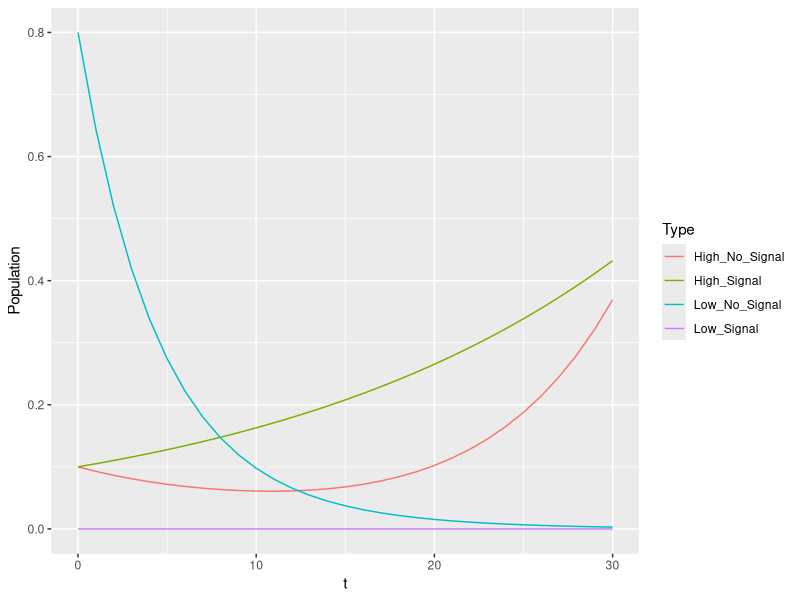
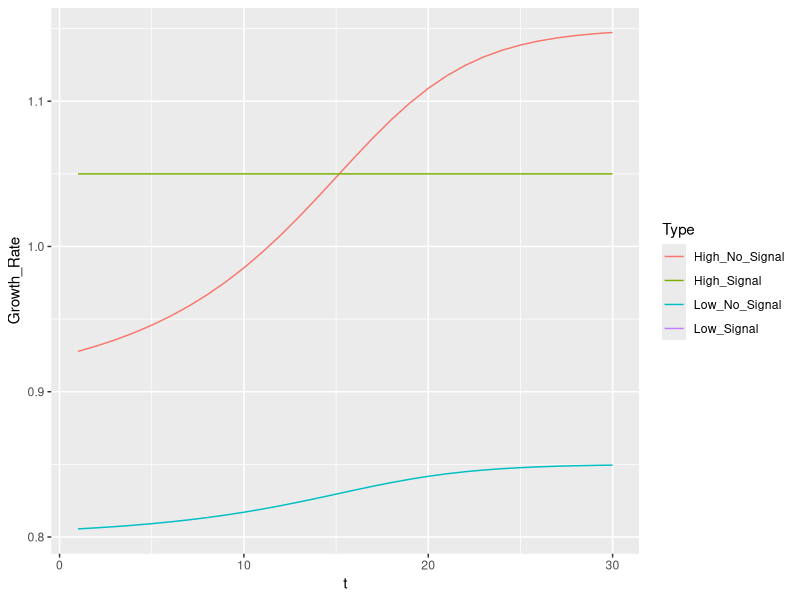
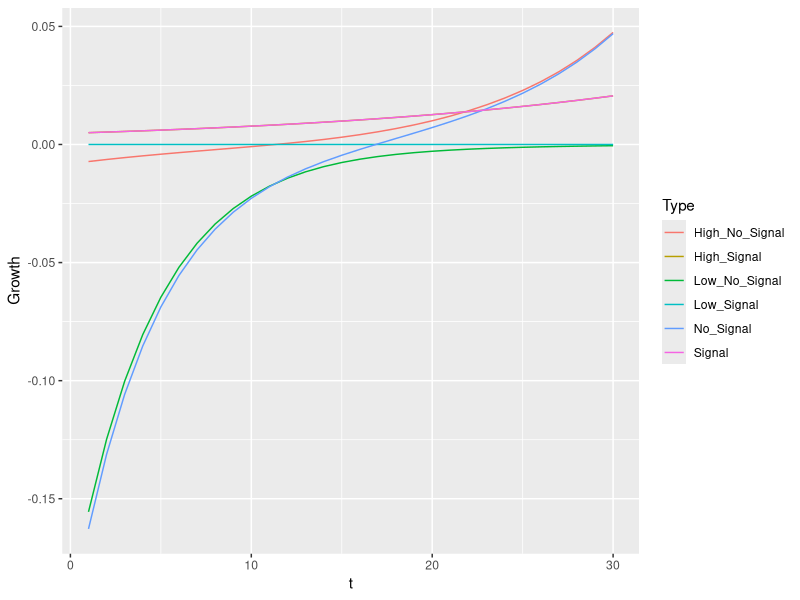
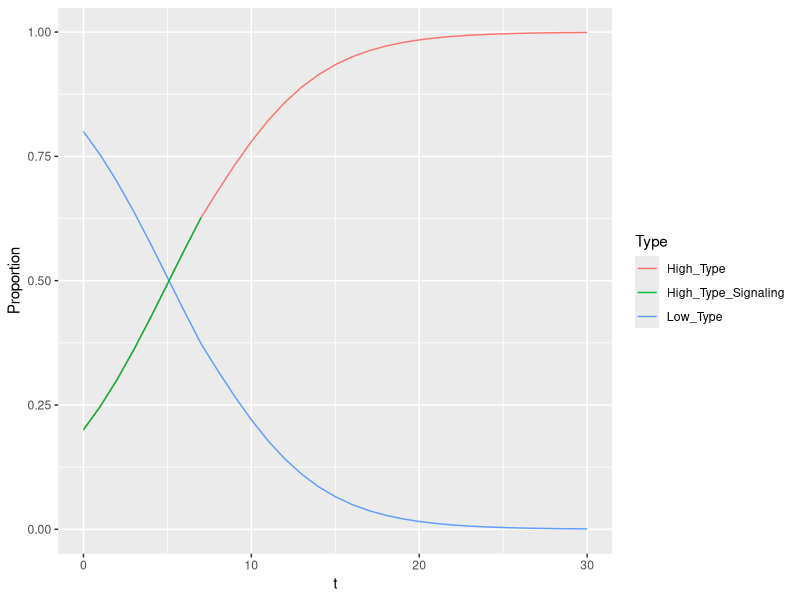
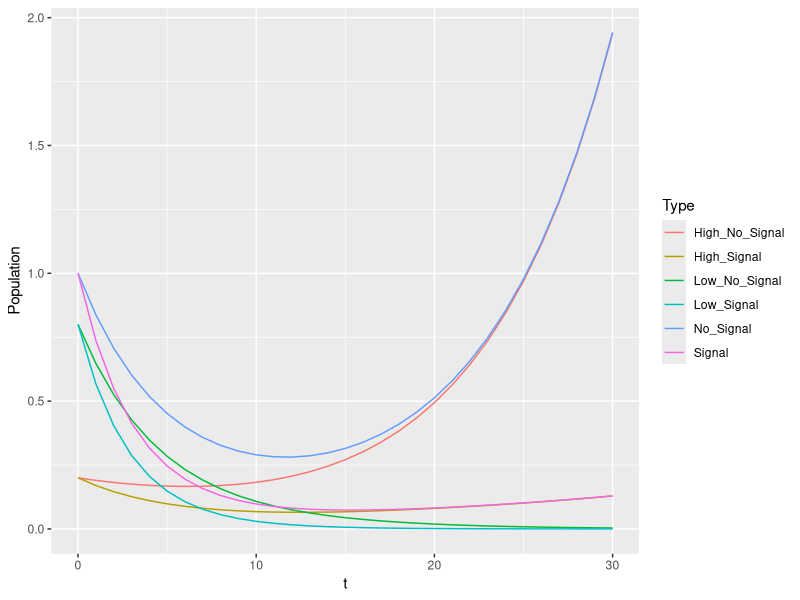
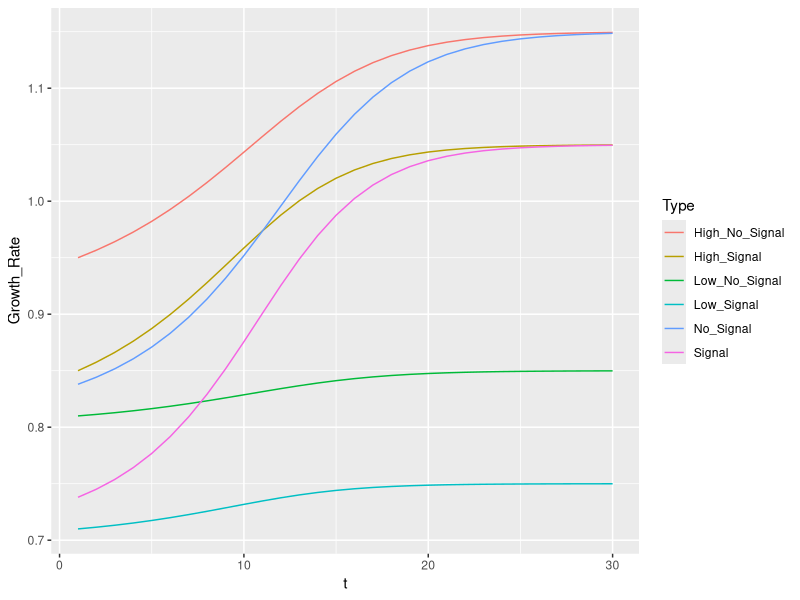
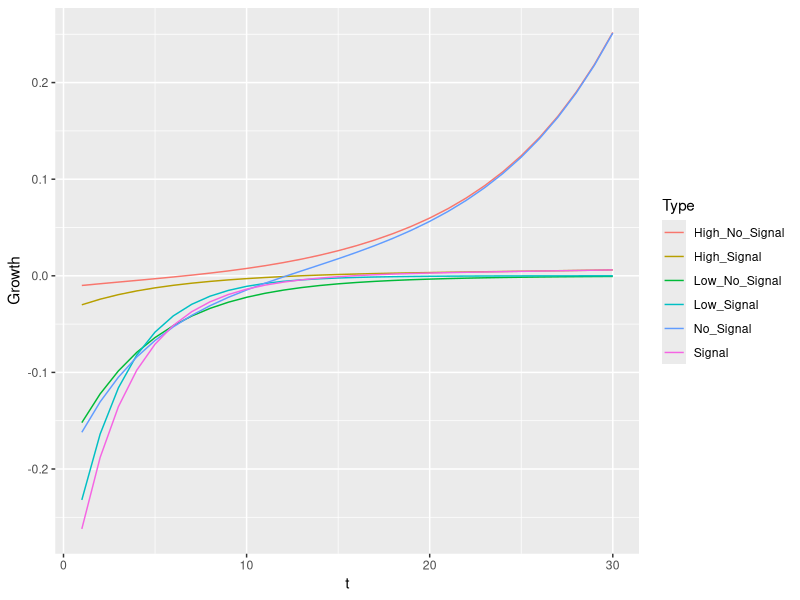
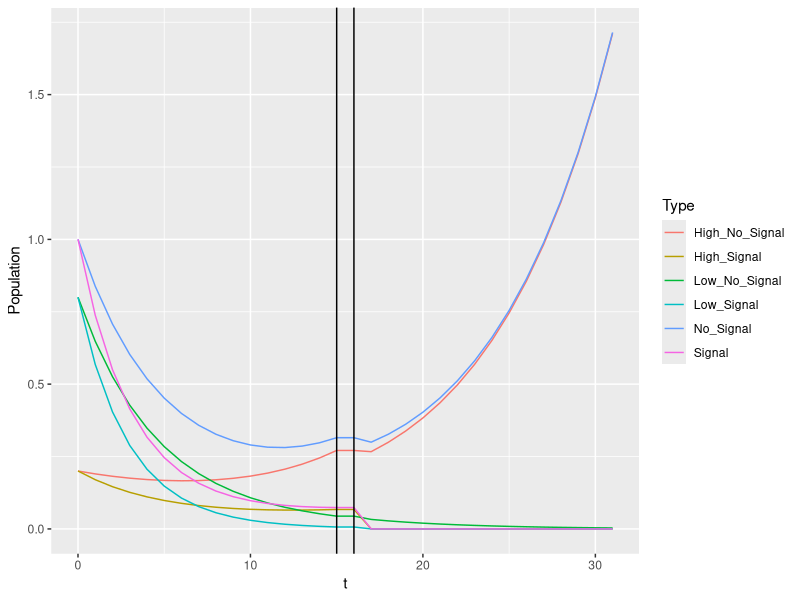

These charts were generated, in order, by the following R code:
library("tidyverse", "shiny", "stringr")

time = 30
vHH =1.15
vHL = .9
vLH = .85
vLL = .8
K = .1
ratio = .2
ratio_l = 0
ratio_h = .5
pop_grow = "Unbounded exponential growth"
#"Fixed population", "Unbounded exponential growth", "Logistic growth to capacity"
join_scenario = "Fight"
#"Fight", "Merge"
start = 5
beta = .2


evo = function(ratio, ratio_h, ratio_l, vHH, vHL, vLH, vLL, K, time, pop_grow){
  H_N = (1-ratio_h)*ratio
  H_S = ratio_h*ratio
  L_N = (1-ratio_l)*(1-ratio)
  L_S = ratio_l*(1-ratio)
  pop = data.frame(H_N,H_S,L_N,L_S)
  SHH = max(vHH - K, 0)
  SHL = max(vHL - K, 0)
  SLH = max(vLH - K, 0)
  SLL = max(vLL - K, 0)
  payoffs = data.frame(vHH,vHL,vLH,vLL,SHH,SHL,SLH,SLL)
  expected_payoffs = data.frame()
  for(i in 1:time){
    H_N = as.numeric(tail(pop,1)[1])
    H_S = as.numeric(tail(pop,1)[2])
    L_N = as.numeric(tail(pop,1)[3])
    L_S = as.numeric(tail(pop,1)[4])
    S_H = if(H_S+L_S>0){
      H_S/(H_S+L_S)} else {0}
    S_L = 1-S_H
    N_H = if(H_N+L_N>0){
      H_N/(H_N+L_N)} else {0}
    N_L = 1-N_H
    H_N_P = H_N*(N_H*as.numeric(payoffs[1])+N_L*as.numeric(payoffs[2]))
    H_S_P = H_S*(S_H*as.numeric(payoffs[5])+S_L*as.numeric(payoffs[6]))
    L_N_P = L_N*(N_H*as.numeric(payoffs[3])+N_L*as.numeric(payoffs[4]))
    L_S_P = L_S*(S_H*as.numeric(payoffs[7])+S_L*as.numeric(payoffs[8]))
    if (pop_grow == "Fixed population"){
      Total_P = H_N_P+H_S_P+L_N_P+L_S_P
      expected_payoffs1 = data.frame(High_No_Signal = H_N_P/(H_N*Total_P), High_Signal = H_S_P/(H_S*Total_P), Low_No_Signal = L_N_P/(L_N*Total_P), Low_Signal = L_S_P/(L_S*Total_P))
      H_N = H_N_P/Total_P
      H_S = H_S_P/Total_P
      L_N = L_N_P/Total_P
      L_S = L_S_P/Total_P
    }
    if (pop_grow == "Unbounded exponential growth") {
      expected_payoffs1 = data.frame(High_No_Signal = H_N_P/H_N, High_Signal = H_S_P/H_S, Low_No_Signal = L_N_P/L_N, Low_Signal = L_S_P/L_S)
      H_N = H_N_P
      H_S = H_S_P
      L_N = L_N_P
      L_S = L_S_P
    }
    pop1 = data.frame(H_N,H_S,L_N,L_S)
    pop = rbind(pop, pop1)
    expected_payoffs = rbind(expected_payoffs, expected_payoffs1)
  }
  
  growth = pop[2:(time+1),]-pop[1:time,]
  growth = growth %>%
    rename(High_No_Signal = H_N,
           High_Signal = H_S,
           Low_No_Signal = L_N,
           Low_Signal = L_S) %>%
    mutate(t = 1:time,
           Signal = High_Signal + Low_Signal,
           No_Signal = High_No_Signal + Low_No_Signal) %>%
    gather("No_Signal", "High_No_Signal", "Low_No_Signal", "Signal", "High_Signal", "Low_Signal", key = Type, value = "Growth")
  
  pop = pop %>%
    rename(High_No_Signal = H_N,
           High_Signal = H_S,
           Low_No_Signal = L_N,
           Low_Signal = L_S) %>%
    mutate(t = 0:time) %>%
    gather("High_No_Signal", "Low_No_Signal", "High_Signal", "Low_Signal", key = Type, value = "Population")
  
  expected_payoffs = expected_payoffs %>%
    mutate(t = 1:time) %>%
    gather("High_No_Signal", "Low_No_Signal", "High_Signal", "Low_Signal", key = Type, value = "Growth_Rate")
  list(pop, expected_payoffs, growth)
}

pop_evo = evo(ratio, ratio_h, ratio_l, vHH, vHL, vLH, vLL, K, time, pop_grow)[[1]]
rate_evo = evo(ratio, ratio_h, ratio_l, vHH, vHL, vLH, vLL, K, time, pop_grow)[[2]]
grow_evo = evo(ratio, ratio_h, ratio_l, vHH, vHL, vLH, vLL, K, time, pop_grow)[[3]]



ggplot(data = pop_evo, aes(x = t, y = Population, color = Type)) +
  geom_line()

ggplot(data = rate_evo, aes(x = t, y = Growth_Rate, color = Type)) +
  geom_line()

ggplot(data = grow_evo, aes(x = t, y = Growth, color = Type)) +
  geom_line()

evo_elect = function(ratio, vHH, vHL, vLH, vLL, K, time){
  SHH = max(vHH - K, 0)
  SHL = max(vHL - K, 0)
  SLH = max(vLH - K, 0)
  SLL = max(vLL - K, 0)
  payoffs = data.frame(vHH,vHL,vLH,vLL,SHH,SHL,SLH,SLL)
  H = ratio
  L = 1-ratio
  vH = H*vHH+L*vHL
  if(SHH>vH){
    S = 1
  } else {
    S = 0
  }
  pop = data.frame(H,L,S)
  for(i in 1:time){
    H = as.numeric(tail(pop,1)[1])
    L = as.numeric(tail(pop,1)[2])
    vH = H*as.numeric(payoffs[1])+L*as.numeric(payoffs[2])
    if(SHH>vH){
      S = 1
      H_P = H*SHH
    } else {
      S = 0
      H_P = H*vH
    }
    L_P = L*((1-S)*(H*vLH+L*vLL)+S*vLL)
    Total_P = H_P+L_P
    H = H_P/Total_P
    L = L_P/Total_P
    pop1 = data.frame(H,L,S)
    pop = rbind(pop, pop1)
  }
  pop = pop %>%
    rename(High_Type = H,
           Low_Type = L,
           Signal = S) %>%
    mutate(t = 0:time) %>%
    gather("High_Type", "Low_Type", key = Type, value = Proportion)
  pop$Signal[pop$Type=="Low_Type"]=0
  pop$Signal = as.factor(pop$Signal)
  pop
}

pop_evo_elect = evo_elect(ratio, vHH, vHL, vLH, vLL, K, time)

pop_evo_electS = pop_evo_elect %>%
  filter(Signal == 1)
pop_evo_electS$Type = "High_Type_Signaling"

ggplot(data = pop_evo_elect, aes(x = t, y = Proportion, color = Type)) +
  geom_line()+
  geom_line(data = pop_evo_electS, aes(x = t, y = Proportion, color = Type))

evo_apart = function(ratio, vHH, vHL, vLH, vLL, K, time, pop_grow){
  H_N = ratio
  H_S = ratio
  L_N = 1-ratio
  L_S = 1-ratio
  pop = data.frame(H_N,H_S,L_N,L_S)
  SHH = max(vHH - K, 0)
  SHL = max(vHL - K, 0)
  SLH = max(vLH - K, 0)
  SLL = max(vLL - K, 0)
  payoffs = data.frame(vHH,vHL,vLH,vLL,SHH,SHL,SLH,SLL)
  expected_payoffs = data.frame()
  group_payoffs = data.frame()
  for(i in 1:time){
    H_N = as.numeric(tail(pop,1)[1])
    H_S = as.numeric(tail(pop,1)[2])
    L_N = as.numeric(tail(pop,1)[3])
    L_S = as.numeric(tail(pop,1)[4])
    S_H = if(H_S+L_S>0){
      H_S/(H_S+L_S)} else {0}
    S_L = 1-S_H
    N_H = if(H_N+L_N>0){
      H_N/(H_N+L_N)} else {0}
    N_L = 1-N_H
    H_N_P = H_N*(N_H*as.numeric(payoffs[1])+N_L*as.numeric(payoffs[2]))
    H_S_P = H_S*(S_H*as.numeric(payoffs[5])+S_L*as.numeric(payoffs[6]))
    L_N_P = L_N*(N_H*as.numeric(payoffs[3])+N_L*as.numeric(payoffs[4]))
    L_S_P = L_S*(S_H*as.numeric(payoffs[7])+S_L*as.numeric(payoffs[8]))
    if (pop_grow == "Fixed population"){
      Total_N_P = H_N_P+L_N_P
      Total_S_P = H_S_P+L_S_P
      expected_payoffs1 = data.frame(High_No_Signal = H_N_P/(H_N*Total_N_P), High_Signal = H_S_P/(H_S*Total_S_P), Low_No_Signal = L_N_P/(L_N*Total_N_P), Low_Signal = L_S_P/(L_S*Total_S_P))
      H_N = H_N_P/Total_N_P
      H_S = H_S_P/Total_S_P
      L_N = L_N_P/Total_N_P
      L_S = L_S_P/Total_S_P
    }
    if (pop_grow == "Unbounded exponential growth") {
      expected_payoffs1 = data.frame(High_No_Signal = H_N_P/H_N, High_Signal = H_S_P/H_S, Low_No_Signal = L_N_P/L_N, Low_Signal = L_S_P/L_S)
      H_N = H_N_P
      H_S = H_S_P
      L_N = L_N_P
      L_S = L_S_P
    }
    pop1 = data.frame(H_N,H_S,L_N,L_S)
    pop = rbind(pop, pop1)
    group_payoffs1 = data.frame(No_Signal = expected_payoffs1[[1]]*N_H + expected_payoffs1[[3]]*N_L, Signal = expected_payoffs1[[2]]*S_H + expected_payoffs1[[4]]*S_L)
    group_payoffs = rbind(group_payoffs, group_payoffs1)
    expected_payoffs = rbind(expected_payoffs, expected_payoffs1)
  }
  growth = pop[2:(time+1),]-pop[1:time,]
  growth = growth %>%
    rename(High_No_Signal = H_N,
           High_Signal = H_S,
           Low_No_Signal = L_N,
           Low_Signal = L_S) %>%
    mutate(t = 1:time,
           Signal = High_Signal + Low_Signal,
           No_Signal = High_No_Signal + Low_No_Signal) %>%
    gather("No_Signal", "High_No_Signal", "Low_No_Signal", "Signal", "High_Signal", "Low_Signal", key = Type, value = "Growth")
  
  pop = pop %>%
    rename(High_No_Signal = H_N,
           High_Signal = H_S,
           Low_No_Signal = L_N,
           Low_Signal = L_S) %>%
    mutate(t = 0:time,
           Signal = High_Signal + Low_Signal,
           No_Signal = High_No_Signal + Low_No_Signal) %>%
    gather("No_Signal", "High_No_Signal", "Low_No_Signal", "Signal", "High_Signal", "Low_Signal", key = Type, value = "Population")
  
  expected_payoffs = cbind(expected_payoffs,group_payoffs)
  expected_payoffs = expected_payoffs %>%
    mutate(t = 1:time) %>%
    gather("No_Signal", "High_No_Signal", "Low_No_Signal", "Signal", "High_Signal", "Low_Signal", key = Type, value = "Growth_Rate")
  list(pop, expected_payoffs, growth)
}

pop_evo_A = evo_apart(ratio, vHH, vHL, vLH, vLL, K, time, pop_grow)[[1]]
rate_evo_A = evo_apart(ratio, vHH, vHL, vLH, vLL, K, time, pop_grow)[[2]]
grow_evo_A = evo_apart(ratio, vHH, vHL, vLH, vLL, K, time, pop_grow)[[3]]

ggplot(data = pop_evo_A, aes(x = t, y = Population, color = Type)) +
  geom_line()

ggplot(data = rate_evo_A, aes(x = t, y = Growth_Rate, color = Type))+
  geom_line()

ggplot(data = grow_evo_A, aes(x = t, y = Growth, color = Type))+
  geom_line()

evo_join = function(ratio, vHH, vHL, vLH, vLL, K, time, pop_grow, join_scenario){
  H_N = ratio
  H_S = ratio
  L_N = 1-ratio
  L_S = 1-ratio
  pop = data.frame(H_N,H_S,L_N,L_S)
  SHH = max(vHH - K, 0)
  SHL = max(vHL - K, 0)
  SLH = max(vLH - K, 0)
  SLL = max(vLL - K, 0)
  payoffs = data.frame(vHH,vHL,vLH,vLL,SHH,SHL,SLH,SLL)
  expected_payoffs = data.frame()
  group_payoffs = data.frame()
  for(i in 1:ceiling(time/2)){
    H_N = as.numeric(tail(pop,1)[1])
    H_S = as.numeric(tail(pop,1)[2])
    L_N = as.numeric(tail(pop,1)[3])
    L_S = as.numeric(tail(pop,1)[4])
    S_H = if(H_S+L_S>0){
      H_S/(H_S+L_S)} else {0}
    S_L = 1-S_H
    N_H = if(H_N+L_N>0){
      H_N/(H_N+L_N)} else {0}
    N_L = 1-N_H
    H_N_P = H_N*(N_H*as.numeric(payoffs[1])+N_L*as.numeric(payoffs[2]))
    H_S_P = H_S*(S_H*as.numeric(payoffs[5])+S_L*as.numeric(payoffs[6]))
    L_N_P = L_N*(N_H*as.numeric(payoffs[3])+N_L*as.numeric(payoffs[4]))
    L_S_P = L_S*(S_H*as.numeric(payoffs[7])+S_L*as.numeric(payoffs[8]))
    if (pop_grow == "Fixed population"){
      Total_N_P = H_N_P+L_N_P
      Total_S_P = H_S_P+L_S_P
      expected_payoffs1 = data.frame(High_No_Signal = H_N_P/(H_N*Total_N_P), High_Signal = H_S_P/(H_S*Total_S_P), Low_No_Signal = L_N_P/(L_N*Total_N_P), Low_Signal = L_S_P/(L_S*Total_S_P))
      H_N = H_N_P/Total_N_P
      H_S = H_S_P/Total_S_P
      L_N = L_N_P/Total_N_P
      L_S = L_S_P/Total_S_P
    }
    if (pop_grow == "Unbounded exponential growth") {
      expected_payoffs1 = data.frame(High_No_Signal = H_N_P/H_N, High_Signal = H_S_P/H_S, Low_No_Signal = L_N_P/L_N, Low_Signal = L_S_P/L_S)
      H_N = H_N_P
      H_S = H_S_P
      L_N = L_N_P
      L_S = L_S_P
    }
    pop1 = data.frame(H_N,H_S,L_N,L_S)
    pop = rbind(pop, pop1)
    group_payoffs1 = data.frame(No_Signal = expected_payoffs1[[1]]*N_H + expected_payoffs1[[3]]*N_L, Signal = expected_payoffs1[[2]]*S_H + expected_payoffs1[[4]]*S_L)
    group_payoffs = rbind(group_payoffs, group_payoffs1)
    expected_payoffs = rbind(expected_payoffs, expected_payoffs1)
  }
  if (join_scenario == "Merge"){
    if (pop_grow == "Fixed population"){
      pop1 = pop1/2
      pop = rbind(pop,pop1)
      group_payoffs1 = group_payoffs1/2
      group_payoffs = rbind(group_payoffs, group_payoffs1)
      expected_payoffs1 = expected_payoffs1/2
      expected_payoffs = rbind(expected_payoffs, expected_payoffs1)
      for(i in (ceiling(time/2)+1):time){
        H_N = as.numeric(tail(pop,1)[1])
        H_S = as.numeric(tail(pop,1)[2])
        L_N = as.numeric(tail(pop,1)[3])
        L_S = as.numeric(tail(pop,1)[4])
        S_H = if(H_S+L_S>0){
          H_S/(H_S+L_S)} else {0}
        S_L = 1-S_H
        N_H = if(H_N+L_N>0){
          H_N/(H_N+L_N)} else {0}
        N_L = 1-N_H
        H_N_P = H_N*(N_H*as.numeric(payoffs[1])+N_L*as.numeric(payoffs[2]))
        H_S_P = H_S*(S_H*as.numeric(payoffs[5])+S_L*as.numeric(payoffs[6]))
        L_N_P = L_N*(N_H*as.numeric(payoffs[3])+N_L*as.numeric(payoffs[4]))
        L_S_P = L_S*(S_H*as.numeric(payoffs[7])+S_L*as.numeric(payoffs[8]))
        Total_P = H_N_P+L_N_P+H_S_P+L_S_P
        expected_payoffs1 = data.frame(High_No_Signal = H_N_P/(H_N*Total_P), High_Signal = H_S_P/(H_S*Total_P), Low_No_Signal = L_N_P/(L_N*Total_P), Low_Signal = L_S_P/(L_S*Total_P))
        H_N = H_N_P/Total_P
        H_S = H_S_P/Total_P
        L_N = L_N_P/Total_P
        L_S = L_S_P/Total_P
        pop1 = data.frame(H_N,H_S,L_N,L_S)
        pop = rbind(pop, pop1)
        group_payoffs1 = data.frame(No_Signal = expected_payoffs1[[1]]*N_H + expected_payoffs1[[3]]*N_L, Signal = expected_payoffs1[[2]]*S_H + expected_payoffs1[[4]]*S_L)
        group_payoffs = rbind(group_payoffs, group_payoffs1)
        expected_payoffs = rbind(expected_payoffs, expected_payoffs1)
      }
    }
    if (pop_grow == "Unbounded exponential growth"){
      pop = rbind(pop,pop1)
      group_payoffs = rbind(group_payoffs, group_payoffs1)
      expected_payoffs = rbind(expected_payoffs, expected_payoffs1)
      for(i in (ceiling(time/2)+1):time){
        H_N = as.numeric(tail(pop,1)[1])
        H_S = as.numeric(tail(pop,1)[2])
        L_N = as.numeric(tail(pop,1)[3])
        L_S = as.numeric(tail(pop,1)[4])
        S_H = if(H_S+L_S>0){
          H_S/(H_S+L_S)} else {0}
        S_L = 1-S_H
        N_H = if(H_N+L_N>0){
          H_N/(H_N+L_N)} else {0}
        N_L = 1-N_H
        H_N_P = H_N*(N_H*as.numeric(payoffs[1])+N_L*as.numeric(payoffs[2]))
        H_S_P = H_S*(S_H*as.numeric(payoffs[5])+S_L*as.numeric(payoffs[6]))
        L_N_P = L_N*(N_H*as.numeric(payoffs[3])+N_L*as.numeric(payoffs[4]))
        L_S_P = L_S*(S_H*as.numeric(payoffs[7])+S_L*as.numeric(payoffs[8]))
        expected_payoffs1 = data.frame(High_No_Signal = H_N_P/H_N, High_Signal = H_S_P/H_S, Low_No_Signal = L_N_P/L_N, Low_Signal = L_S_P/L_S)
        H_N = H_N_P
        H_S = H_S_P
        L_N = L_N_P
        L_S = L_S_P
        pop1 = data.frame(H_N,H_S,L_N,L_S)
        pop = rbind(pop, pop1)
        group_payoffs1 = data.frame(No_Signal = expected_payoffs1[[1]]*N_H + expected_payoffs1[[3]]*N_L, Signal = expected_payoffs1[[2]]*S_H + expected_payoffs1[[4]]*S_L)
        group_payoffs = rbind(group_payoffs, group_payoffs1)
        expected_payoffs = rbind(expected_payoffs, expected_payoffs1)
      }
    }
  }
  if (join_scenario == "Fight"){
    if (pop_grow == "Fixed population"){
      pop1 = pop1/2
      pop = rbind(pop,pop1)
      group_payoffs1 = group_payoffs1/2
      group_payoffs = rbind(group_payoffs, group_payoffs1)
      expected_payoffs1 = expected_payoffs1/2
      expected_payoffs = rbind(expected_payoffs, expected_payoffs1)
      for(i in (ceiling(time/2)+1):time){
        H_N = as.numeric(tail(pop,1)[1])
        H_S = as.numeric(tail(pop,1)[2])
        L_N = as.numeric(tail(pop,1)[3])
        L_S = as.numeric(tail(pop,1)[4])
        #Fight where each kills .5 of other group
        S_D = (H_S+L_S)*.5
        N_D = (H_N+L_N)*.5
        S_H = if(H_S+L_S>0){
          H_S/(H_S+L_S)} else {0}
        S_L = 1-S_H
        N_H = if(H_N+L_N>0){
          H_N/(H_N+L_N)} else {0}
        N_L = 1-N_H
        H_N = max(H_N-S_D*N_H,0)
        H_S = max(H_S-N_D*S_H,0)
        L_N = max(L_N-S_D*N_L,0)
        L_S = max(L_S-N_D*S_L,0)
        #Reproduce
        S_H = if(H_S+L_S>0){
          H_S/(H_S+L_S)} else {0}
        S_L = 1-S_H
        N_H = if(H_N+L_N>0){
          H_N/(H_N+L_N)} else {0}
        N_L = 1-N_H
        H_N_P = H_N*(N_H*as.numeric(payoffs[1])+N_L*as.numeric(payoffs[2]))
        H_S_P = H_S*(S_H*as.numeric(payoffs[5])+S_L*as.numeric(payoffs[6]))
        L_N_P = L_N*(N_H*as.numeric(payoffs[3])+N_L*as.numeric(payoffs[4]))
        L_S_P = L_S*(S_H*as.numeric(payoffs[7])+S_L*as.numeric(payoffs[8]))
        Total_P = H_N_P+L_N_P+H_S_P+L_S_P
        expected_payoffs1 = data.frame(High_No_Signal = H_N_P/(H_N*Total_P), High_Signal = H_S_P/(H_S*Total_P), Low_No_Signal = L_N_P/(L_N*Total_P), Low_Signal = L_S_P/(L_S*Total_P))
        H_N = H_N_P/Total_P
        H_S = H_S_P/Total_P
        L_N = L_N_P/Total_P
        L_S = L_S_P/Total_P
        pop1 = data.frame(H_N,H_S,L_N,L_S)
        pop = rbind(pop, pop1)
        group_payoffs1 = data.frame(No_Signal = expected_payoffs1[[1]]*N_H + expected_payoffs1[[3]]*N_L, Signal = expected_payoffs1[[2]]*S_H + expected_payoffs1[[4]]*S_L)
        group_payoffs = rbind(group_payoffs, group_payoffs1)
        expected_payoffs = rbind(expected_payoffs, expected_payoffs1)
      }
    }
    if (pop_grow == "Unbounded exponential growth"){
      pop = rbind(pop,pop1)
      group_payoffs = rbind(group_payoffs, group_payoffs1)
      expected_payoffs = rbind(expected_payoffs, expected_payoffs1)
      for(i in (ceiling(time/2)+1):time){
        H_N = as.numeric(tail(pop,1)[1])
        H_S = as.numeric(tail(pop,1)[2])
        L_N = as.numeric(tail(pop,1)[3])
        L_S = as.numeric(tail(pop,1)[4])
        #Fight where each kills .5 of other group
        S_D = (H_S+L_S)*.5
        N_D = (H_N+L_N)*.5
        S_H = if(H_S+L_S>0){
          H_S/(H_S+L_S)} else {0}
        S_L = 1-S_H
        N_H = if(H_N+L_N>0){
          H_N/(H_N+L_N)} else {0}
        N_L = 1-N_H
        H_N = max(H_N-S_D*N_H,0)
        H_S = max(H_S-N_D*S_H,0)
        L_N = max(L_N-S_D*N_L,0)
        L_S = max(L_S-N_D*S_L,0)
        #Reproduce
        S_H = if(H_S+L_S>0){
          H_S/(H_S+L_S)} else {0}
        S_L = 1-S_H
        N_H = if(H_N+L_N>0){
          H_N/(H_N+L_N)} else {0}
        N_L = 1-N_H
        H_N_P = H_N*(N_H*as.numeric(payoffs[1])+N_L*as.numeric(payoffs[2]))
        H_S_P = H_S*(S_H*as.numeric(payoffs[5])+S_L*as.numeric(payoffs[6]))
        L_N_P = L_N*(N_H*as.numeric(payoffs[3])+N_L*as.numeric(payoffs[4]))
        L_S_P = L_S*(S_H*as.numeric(payoffs[7])+S_L*as.numeric(payoffs[8]))
        expected_payoffs1 = data.frame(High_No_Signal = H_N_P/H_N, High_Signal = H_S_P/H_S, Low_No_Signal = L_N_P/L_N, Low_Signal = L_S_P/L_S)
        H_N = H_N_P
        H_S = H_S_P
        L_N = L_N_P
        L_S = L_S_P
        pop1 = data.frame(H_N,H_S,L_N,L_S)
        pop = rbind(pop, pop1)
        group_payoffs1 = data.frame(No_Signal = expected_payoffs1[[1]]*N_H + expected_payoffs1[[3]]*N_L, Signal = expected_payoffs1[[2]]*S_H + expected_payoffs1[[4]]*S_L)
        group_payoffs = rbind(group_payoffs, group_payoffs1)
        expected_payoffs = rbind(expected_payoffs, expected_payoffs1)
      }
    }
  }
  growth = pop[2:(time+2),]-pop[1:(time+1),]
  growth[ceiling(time/2)+1,]=NA
  growth = growth %>%
    rename(High_No_Signal = H_N,
           High_Signal = H_S,
           Low_No_Signal = L_N,
           Low_Signal = L_S) %>%
    mutate(t = 1:(time+1),
           Signal = High_Signal + Low_Signal,
           No_Signal = High_No_Signal + Low_No_Signal) %>%
    gather("No_Signal", "High_No_Signal", "Low_No_Signal", "Signal", "High_Signal", "Low_Signal", key = Type, value = "Growth")
  
  pop = pop %>%
    rename(High_No_Signal = H_N,
           High_Signal = H_S,
           Low_No_Signal = L_N,
           Low_Signal = L_S) %>%
    mutate(t = 0:(time+1),
           Signal = High_Signal + Low_Signal,
           No_Signal = High_No_Signal + Low_No_Signal) %>%
    gather("No_Signal", "High_No_Signal", "Low_No_Signal", "Signal", "High_Signal", "Low_Signal", key = Type, value = "Population")
  
  expected_payoffs = cbind(expected_payoffs,group_payoffs)
  expected_payoffs[ceiling(time/2)+1,]=NA
  expected_payoffs = expected_payoffs %>%
    mutate(t = 1:(time+1)) %>%
    gather("No_Signal", "High_No_Signal", "Low_No_Signal", "Signal", "High_Signal", "Low_Signal", key = Type, value = "Growth_Rate")
  list(pop, expected_payoffs, growth)
}

test=evo_join(ratio, vHH, vHL, vLH, vLL, K, time, pop_grow, join_scenario)


ggplot(data = test[[1]], aes(x = t, y = Population, color = Type)) +
  geom_line()+
  geom_vline(xintercept = ceiling(time/2))+
  geom_vline(xintercept = ceiling(time/2)+1)

ggplot(data = test[[2]], aes(x = t, y = Growth_Rate, color = Type)) +
  geom_line()+
  geom_vline(xintercept = ceiling(time/2))+
  geom_vline(xintercept = ceiling(time/2)+2)

ggplot(data = test[[3]], aes(x = t, y = Growth, color = Type)) +
  geom_line()+
  geom_vline(xintercept = ceiling(time/2))+
  geom_vline(xintercept = ceiling(time/2)+2)

evo_apart_high = function(ratio, vHH, vHL, vLH, vLL, K, time, pop_grow){
  H_N = ratio
  H_S = ratio
  L_N = 1-ratio
  L_S = 1-ratio
  pop = data.frame(H_N,H_S,L_N,L_S)
  SHH = max(vHH - K, 0)
  SHL = max(vHL - K, 0)
  SLH = max(vLH - K, 0)
  SLL = max(vLL - K, 0)
  payoffs = data.frame(vHH,vHL,vLH,vLL,SHH,SHL,SLH,SLL)
  expected_payoffs = data.frame()
  group_payoffs = data.frame()
  for(i in 1:time){
    H_N = as.numeric(tail(pop,1)[1])
    H_S = as.numeric(tail(pop,1)[2])
    L_N = as.numeric(tail(pop,1)[3])
    L_S = as.numeric(tail(pop,1)[4])
    S_H = if(H_S+L_S>0){
      H_S/(H_S+L_S)} else {0}
    S_L = 1-S_H
    N_H = if(H_N+L_N>0){
      H_N/(H_N+L_N)} else {0}
    N_L = 1-N_H
    H_N_P = H_N*(N_H*as.numeric(payoffs[1])+N_L*as.numeric(payoffs[2]))
    H_S_P = SHH*H_S
    L_N_P = L_N*(N_H*as.numeric(payoffs[3])+N_L*as.numeric(payoffs[4]))
    L_S_P = vLL*L_S
    if (pop_grow == "Fixed population"){
      Total_N_P = H_N_P+L_N_P
      Total_S_P = H_S_P+L_S_P
      expected_payoffs1 = data.frame(High_No_Signal = H_N_P/(H_N*Total_N_P), High_Signal = H_S_P/(H_S*Total_S_P), Low_No_Signal = L_N_P/(L_N*Total_N_P), Low_Signal = L_S_P/(L_S*Total_S_P))
      H_N = H_N_P/Total_N_P
      H_S = H_S_P/Total_S_P
      L_N = L_N_P/Total_N_P
      L_S = L_S_P/Total_S_P
    }
    if (pop_grow == "Unbounded exponential growth") {
      expected_payoffs1 = data.frame(High_No_Signal = H_N_P/H_N, High_Signal = H_S_P/H_S, Low_No_Signal = L_N_P/L_N, Low_Signal = L_S_P/L_S)
      H_N = H_N_P
      H_S = H_S_P
      L_N = L_N_P
      L_S = L_S_P
    }
    pop1 = data.frame(H_N,H_S,L_N,L_S)
    pop = rbind(pop, pop1)
    group_payoffs1 = data.frame(No_Signal = expected_payoffs1[[1]]*N_H + expected_payoffs1[[3]]*N_L, Signal = expected_payoffs1[[2]]*S_H + expected_payoffs1[[4]]*S_L)
    group_payoffs = rbind(group_payoffs, group_payoffs1)
    expected_payoffs = rbind(expected_payoffs, expected_payoffs1)
  }
  growth = pop[2:(time+1),]-pop[1:time,]
  growth = growth %>%
    rename(High_No_Signal = H_N,
           High_Signal = H_S,
           Low_No_Signal = L_N,
           Low_Signal = L_S) %>%
    mutate(t = 1:time,
           Signal = High_Signal + Low_Signal,
           No_Signal = High_No_Signal + Low_No_Signal) %>%
    gather("No_Signal", "High_No_Signal", "Low_No_Signal", "Signal", "High_Signal", "Low_Signal", key = Type, value = "Growth")
  
  pop = pop %>%
    rename(High_No_Signal = H_N,
           High_Signal = H_S,
           Low_No_Signal = L_N,
           Low_Signal = L_S) %>%
    mutate(t = 0:time,
           Signal = High_Signal + Low_Signal,
           No_Signal = High_No_Signal + Low_No_Signal) %>%
    gather("No_Signal", "High_No_Signal", "Low_No_Signal", "Signal", "High_Signal", "Low_Signal", key = Type, value = "Population")
  
  expected_payoffs = cbind(expected_payoffs,group_payoffs)
  expected_payoffs = expected_payoffs %>%
    mutate(t = 1:time) %>%
    gather("No_Signal", "High_No_Signal", "Low_No_Signal", "Signal", "High_Signal", "Low_Signal", key = Type, value = "Growth_Rate")
  list(pop, expected_payoffs, growth)
}

pop_evo_A_H = evo_apart_high(ratio, vHH, vHL, vLH, vLL, K, time,pop_grow)[[1]]
rate_evo_A_H = evo_apart_high(ratio, vHH, vHL, vLH, vLL, K, time, pop_grow)[[2]]
grow_evo_A_H = evo_apart_high(ratio, vHH, vHL, vLH, vLL, K, time, pop_grow)[[3]]

ggplot(data = pop_evo_A_H, aes(x = t, y = Population, color = Type)) +
  geom_line()

ggplot(data = rate_evo_A_H, aes(x = t, y = Growth_Rate, color = Type))+
  geom_line()

ggplot(data = grow_evo_A_H, aes(x = t, y = Growth, color = Type))+
  geom_line()

evo_join_high = function(ratio, vHH, vHL, vLH, vLL, K, time, pop_grow, join_scenario, beta, start){
  H_N = ratio
  H_S = ratio
  L_N = 1-ratio
  L_S = 1-ratio
  pop = data.frame(H_N,H_S,L_N,L_S)
  SHH = max(vHH - K, 0)
  SHL = max(vHL - K, 0)
  SLH = max(vLH - K, 0)
  SLL = max(vLL - K, 0)
  payoffs = data.frame(vHH,vHL,vLH,vLL,SHH,SHL,SLH,SLL)
  expected_payoffs = data.frame()
  group_payoffs = data.frame()
  if (start != 1){
    for(i in 1:(start-1)){
      H_N = as.numeric(tail(pop,1)[1])
      H_S = as.numeric(tail(pop,1)[2])
      L_N = as.numeric(tail(pop,1)[3])
      L_S = as.numeric(tail(pop,1)[4])
      S_H = if(H_S+L_S>0){
        H_S/(H_S+L_S)} else {0}
      S_L = 1-S_H
      N_H = if(H_N+L_N>0){
        H_N/(H_N+L_N)} else {0}
      N_L = 1-N_H
      H_N_P = H_N*(N_H*as.numeric(payoffs[1])+N_L*as.numeric(payoffs[2]))
      H_S_P = SHH*H_S
      L_N_P = L_N*(N_H*as.numeric(payoffs[3])+N_L*as.numeric(payoffs[4]))
      L_S_P = vLL*L_S
      if (pop_grow == "Fixed population"){
        Total_N_P = H_N_P+L_N_P
        Total_S_P = H_S_P+L_S_P
        expected_payoffs1 = data.frame(High_No_Signal = H_N_P/(H_N*Total_N_P), High_Signal = H_S_P/(H_S*Total_S_P), Low_No_Signal = L_N_P/(L_N*Total_N_P), Low_Signal = L_S_P/(L_S*Total_S_P))
        H_N = H_N_P/Total_N_P
        H_S = H_S_P/Total_S_P
        L_N = L_N_P/Total_N_P
        L_S = L_S_P/Total_S_P
      }
      if (pop_grow == "Unbounded exponential growth") {
        expected_payoffs1 = data.frame(High_No_Signal = H_N_P/H_N, High_Signal = H_S_P/H_S, Low_No_Signal = L_N_P/L_N, Low_Signal = L_S_P/L_S)
        H_N = H_N_P
        H_S = H_S_P
        L_N = L_N_P
        L_S = L_S_P
      }
      pop1 = data.frame(H_N,H_S,L_N,L_S)
      pop = rbind(pop, pop1)
      group_payoffs1 = data.frame(No_Signal = expected_payoffs1[[1]]*N_H + expected_payoffs1[[3]]*N_L, Signal = expected_payoffs1[[2]]*S_H + expected_payoffs1[[4]]*S_L)
      group_payoffs = rbind(group_payoffs, group_payoffs1)
      expected_payoffs = rbind(expected_payoffs, expected_payoffs1)
    }
  }
  if (join_scenario == "Merge"){
    if (pop_grow == "Fixed population"){
      for(i in start:time){
        H_N = as.numeric(tail(pop,1)[1])
        H_S = as.numeric(tail(pop,1)[2])
        L_N = as.numeric(tail(pop,1)[3])
        L_S = as.numeric(tail(pop,1)[4])
        S_H = if(H_S+L_S>0){
          H_S/(H_S+L_S)} else {0}
        S_L = 1-S_H
        N_H = if(H_N+L_N>0){
          H_N/(H_N+L_N)} else {0}
        N_L = 1-N_H
        H_N_P = H_N*(N_H*as.numeric(payoffs[1])+N_L*as.numeric(payoffs[2]))
        H_S_P = H_S*SHH
        L_N_P = L_N*(N_H*as.numeric(payoffs[3])+N_L*as.numeric(payoffs[4]))
        L_S_P = L_S*vLL
        Total_P = H_N_P+L_N_P+H_S_P+L_S_P
        expected_payoffs1 = data.frame(High_No_Signal = H_N_P/(H_N*Total_P), High_Signal = H_S_P/(H_S*Total_P), Low_No_Signal = L_N_P/(L_N*Total_P), Low_Signal = L_S_P/(L_S*Total_P))
        H_N = H_N_P/Total_P
        H_S = H_S_P/Total_P
        L_N = L_N_P/Total_P
        L_S = L_S_P/Total_P
        pop1 = data.frame(H_N,H_S,L_N,L_S)
        pop = rbind(pop, pop1)
        group_payoffs1 = data.frame(No_Signal = expected_payoffs1[[1]]*N_H + expected_payoffs1[[3]]*N_L, Signal = expected_payoffs1[[2]]*S_H + expected_payoffs1[[4]]*S_L)
        group_payoffs = rbind(group_payoffs, group_payoffs1)
        expected_payoffs = rbind(expected_payoffs, expected_payoffs1)
      }
    }
    if (pop_grow == "Unbounded exponential growth"){
      for(i in start:time){
        H_N = as.numeric(tail(pop,1)[1])
        H_S = as.numeric(tail(pop,1)[2])
        L_N = as.numeric(tail(pop,1)[3])
        L_S = as.numeric(tail(pop,1)[4])
        S_H = if(H_S+L_S>0){
          H_S/(H_S+L_S)} else {0}
        S_L = 1-S_H
        N_H = if(H_N+L_N>0){
          H_N/(H_N+L_N)} else {0}
        N_L = 1-N_H
        H_N_P = H_N*(N_H*as.numeric(payoffs[1])+N_L*as.numeric(payoffs[2]))
        H_S_P = H_S*SHH
        L_N_P = L_N*(N_H*as.numeric(payoffs[3])+N_L*as.numeric(payoffs[4]))
        L_S_P = L_S*vLL
        expected_payoffs1 = data.frame(High_No_Signal = H_N_P/H_N, High_Signal = H_S_P/H_S, Low_No_Signal = L_N_P/L_N, Low_Signal = L_S_P/L_S)
        H_N = H_N_P
        H_S = H_S_P
        L_N = L_N_P
        L_S = L_S_P
        pop1 = data.frame(H_N,H_S,L_N,L_S)
        pop = rbind(pop, pop1)
        group_payoffs1 = data.frame(No_Signal = expected_payoffs1[[1]]*N_H + expected_payoffs1[[3]]*N_L, Signal = expected_payoffs1[[2]]*S_H + expected_payoffs1[[4]]*S_L)
        group_payoffs = rbind(group_payoffs, group_payoffs1)
        expected_payoffs = rbind(expected_payoffs, expected_payoffs1)
      }
    }
  }
  if (join_scenario == "Fight"){
    if (pop_grow == "Fixed population"){
      for(i in start:time){
        H_N = as.numeric(tail(pop,1)[1])
        H_S = as.numeric(tail(pop,1)[2])
        L_N = as.numeric(tail(pop,1)[3])
        L_S = as.numeric(tail(pop,1)[4])
        #Fight where each kills beta of other group
        S_D = (H_S+L_S)*beta
        N_D = (H_N+L_N)*beta
        S_H = if(H_S+L_S>0){
          H_S/(H_S+L_S)} else {0}
        S_L = 1-S_H
        N_H = if(H_N+L_N>0){
          H_N/(H_N+L_N)} else {0}
        N_L = 1-N_H
        H_N = max(H_N-S_D*N_H,0)
        H_S = max(H_S-N_D*S_H,0)
        L_N = max(L_N-S_D*N_L,0)
        L_S = max(L_S-N_D*S_L,0)
        #Reproduce
        S_H = if(H_S+L_S>0){
          H_S/(H_S+L_S)} else {0}
        S_L = 1-S_H
        N_H = if(H_N+L_N>0){
          H_N/(H_N+L_N)} else {0}
        N_L = 1-N_H
        H_N_P = H_N*(N_H*as.numeric(payoffs[1])+N_L*as.numeric(payoffs[2]))
        H_S_P = H_S*SHH
        L_N_P = L_N*(N_H*as.numeric(payoffs[3])+N_L*as.numeric(payoffs[4]))
        L_S_P = L_S*vLL
        Total_P = H_N_P+L_N_P+H_S_P+L_S_P
        expected_payoffs1 = data.frame(High_No_Signal = H_N_P/(H_N*Total_P), High_Signal = H_S_P/(H_S*Total_P), Low_No_Signal = L_N_P/(L_N*Total_P), Low_Signal = L_S_P/(L_S*Total_P))
        H_N = H_N_P/Total_P
        H_S = H_S_P/Total_P
        L_N = L_N_P/Total_P
        L_S = L_S_P/Total_P
        pop1 = data.frame(H_N,H_S,L_N,L_S)
        pop = rbind(pop, pop1)
        group_payoffs1 = data.frame(No_Signal = expected_payoffs1[[1]]*N_H + expected_payoffs1[[3]]*N_L, Signal = expected_payoffs1[[2]]*S_H + expected_payoffs1[[4]]*S_L)
        group_payoffs = rbind(group_payoffs, group_payoffs1)
        expected_payoffs = rbind(expected_payoffs, expected_payoffs1)
      }
    }
    if (pop_grow == "Unbounded exponential growth"){
      for(i in start:time){
        H_N = as.numeric(tail(pop,1)[1])
        H_S = as.numeric(tail(pop,1)[2])
        L_N = as.numeric(tail(pop,1)[3])
        L_S = as.numeric(tail(pop,1)[4])
        #Fight where each kills beta of other group
        S_D = (H_S+L_S)*beta
        N_D = (H_N+L_N)*beta
        S_H = if(H_S+L_S>0){
          H_S/(H_S+L_S)} else {0}
        S_L = 1-S_H
        N_H = if(H_N+L_N>0){
          H_N/(H_N+L_N)} else {0}
        N_L = 1-N_H
        H_N = max(H_N-S_D*N_H,0)
        H_S = max(H_S-N_D*S_H,0)
        L_N = max(L_N-S_D*N_L,0)
        L_S = max(L_S-N_D*S_L,0)
        #Reproduce
        S_H = if(H_S+L_S>0){
          H_S/(H_S+L_S)} else {0}
        S_L = 1-S_H
        N_H = if(H_N+L_N>0){
          H_N/(H_N+L_N)} else {0}
        N_L = 1-N_H
        H_N_P = H_N*(N_H*as.numeric(payoffs[1])+N_L*as.numeric(payoffs[2]))
        H_S_P = H_S*SHH
        L_N_P = L_N*(N_H*as.numeric(payoffs[3])+N_L*as.numeric(payoffs[4]))
        L_S_P = L_S*vLL
        expected_payoffs1 = data.frame(High_No_Signal = H_N_P/H_N, High_Signal = H_S_P/H_S, Low_No_Signal = L_N_P/L_N, Low_Signal = L_S_P/L_S)
        H_N = H_N_P
        H_S = H_S_P
        L_N = L_N_P
        L_S = L_S_P
        pop1 = data.frame(H_N,H_S,L_N,L_S)
        pop = rbind(pop, pop1)
        group_payoffs1 = data.frame(No_Signal = expected_payoffs1[[1]]*N_H + expected_payoffs1[[3]]*N_L, Signal = expected_payoffs1[[2]]*S_H + expected_payoffs1[[4]]*S_L)
        group_payoffs = rbind(group_payoffs, group_payoffs1)
        expected_payoffs = rbind(expected_payoffs, expected_payoffs1)
      }
    }
  }
  growth = pop[2:(time+1),]-pop[1:(time),]
  growth = growth %>%
    rename(High_No_Signal = H_N,
           High_Signal = H_S,
           Low_No_Signal = L_N,
           Low_Signal = L_S) %>%
    mutate(t = 1:time,
           Signal = High_Signal + Low_Signal,
           No_Signal = High_No_Signal + Low_No_Signal) %>%
    gather("No_Signal", "High_No_Signal", "Low_No_Signal", "Signal", "High_Signal", "Low_Signal", key = Type, value = "Growth")
  
  pop = pop %>%
    rename(High_No_Signal = H_N,
           High_Signal = H_S,
           Low_No_Signal = L_N,
           Low_Signal = L_S) %>%
    mutate(t = 0:time,
           Signal = High_Signal + Low_Signal,
           No_Signal = High_No_Signal + Low_No_Signal) %>%
    gather("No_Signal", "High_No_Signal", "Low_No_Signal", "Signal", "High_Signal", "Low_Signal", key = Type, value = "Population")
  
  expected_payoffs = cbind(expected_payoffs,group_payoffs)
  expected_payoffs = expected_payoffs %>%
    mutate(t = 1:time) %>%
    gather("No_Signal", "High_No_Signal", "Low_No_Signal", "Signal", "High_Signal", "Low_Signal", key = Type, value = "Growth_Rate")
  list(pop, expected_payoffs, growth)
}

test=evo_join_high(ratio, vHH, vHL, vLH, vLL, K, time, pop_grow, join_scenario, beta, start)


ggplot(data = test[[1]], aes(x = t, y = Population, color = Type)) +
  geom_line()+
  geom_vline(xintercept = ceiling(start))

ggplot(data = test[[2]], aes(x = t, y = Growth_Rate, color = Type)) +
  geom_line()+
  geom_vline(xintercept = ceiling(start))

ggplot(data = test[[3]], aes(x = t, y = Growth, color = Type)) +
  geom_line()+
  geom_vline(xintercept = ceiling(start))

regions = function(ratio, vHH, vHL, vLH, vLL, K, time, pop_grow, beta, start){
  #create a few graphs showing which group will survive the competition under different paramaters
  Klow = round(max(vLH-vLL,0),2)
  Khigh = round(vHH-vHL,2)
  Krange = seq(from = Klow, to = Khigh, by = .01)
  startrange = seq(from = 1, to = time, by = 1)
  betarange = seq(from = .01, to = 1, by = .01)
  SKregion = tibble(start = rep(startrange, length(Krange)), K = rep(Krange, each = length(startrange)), result = "")
  BKregion = tibble(beta = rep(betarange, length(Krange)), K = rep(Krange, each = length(betarange)), result = "")
  SBregion = tibble(start = rep(startrange, length(betarange)), beta = rep(betarange, each = length(startrange)), result = "")
  for(Kvar in Krange){
    #KSregion and BKregion first
    j = match(Kvar,Krange)
    H_N = ratio
    H_S = ratio
    L_N = 1-ratio
    L_S = 1-ratio
    pop = data.frame(H_N,H_S,L_N,L_S)
    SHH = max(vHH - Kvar, 0)
    SHL = max(vHL - Kvar, 0)
    SLH = max(vLH - Kvar, 0)
    SLL = max(vLL - Kvar, 0)
    payoffs = data.frame(vHH,vHL,vLH,vLL,SHH,SHL,SLH,SLL)
    if (time != 1){
      for(i in 1:(time-1)){
        H_N = as.numeric(tail(pop,1)[1])
        H_S = as.numeric(tail(pop,1)[2])
        L_N = as.numeric(tail(pop,1)[3])
        L_S = as.numeric(tail(pop,1)[4])
        S_H = if(H_S+L_S>0){
          H_S/(H_S+L_S)} else {0}
        S_L = 1-S_H
        N_H = if(H_N+L_N>0){
          H_N/(H_N+L_N)} else {0}
        N_L = 1-N_H
        H_N_P = H_N*(N_H*as.numeric(payoffs[1])+N_L*as.numeric(payoffs[2]))
        H_S_P = SHH*H_S
        L_N_P = L_N*(N_H*as.numeric(payoffs[3])+N_L*as.numeric(payoffs[4]))
        L_S_P = vLL*L_S
        if (pop_grow == "Fixed population"){
          Total_N_P = H_N_P+L_N_P
          Total_S_P = H_S_P+L_S_P
          H_N = H_N_P/Total_N_P
          H_S = H_S_P/Total_S_P
          L_N = L_N_P/Total_N_P
          L_S = L_S_P/Total_S_P
        }
        if (pop_grow == "Unbounded exponential growth") {
          H_N = H_N_P
          H_S = H_S_P
          L_N = L_N_P
          L_S = L_S_P
        }
        pop1 = data.frame(H_N,H_S,L_N,L_S)
        pop = rbind(pop, pop1)
      }
    }
    for(startvar in startrange){
      #SKregion
      i = match(startvar,startrange)
      popstart = pop[startvar,]
      stop = 0
      while(stop == 0){
        if (pop_grow == "Fixed population"){
          H_N = as.numeric(tail(popstart,1)[1])
          H_S = as.numeric(tail(popstart,1)[2])
          L_N = as.numeric(tail(popstart,1)[3])
          L_S = as.numeric(tail(popstart,1)[4])
          #Fight where each kills beta of other group
          S_D = (H_S+L_S)*beta
          N_D = (H_N+L_N)*beta
          if((H_S+L_S)<=N_D){
            if((H_N+L_N)<=S_D & S_D>N_D){
              #tiebreak goes to N
              SKregion$result[(j-1)*length(startrange)+i] = "S"
              stop = 1
            } else {
              SKregion$result[(j-1)*length(startrange)+i] = "N"
              stop = 1
            }
          }
          if((H_N+L_N)<=S_D){
            SKregion$result[(j-1)*length(startrange)+i] = "S"
            stop = 1
          }
          S_H = if(H_S+L_S>0){
            H_S/(H_S+L_S)} else {0}
          S_L = 1-S_H
          N_H = if(H_N+L_N>0){
            H_N/(H_N+L_N)} else {0}
          N_L = 1-N_H
          H_N = max(H_N-S_D*N_H,0)
          H_S = max(H_S-N_D*S_H,0)
          L_N = max(L_N-S_D*N_L,0)
          L_S = max(L_S-N_D*S_L,0)
          #Reproduce
          S_H = if(H_S+L_S>0){
            H_S/(H_S+L_S)} else {0}
          S_L = 1-S_H
          N_H = if(H_N+L_N>0){
            H_N/(H_N+L_N)} else {0}
          N_L = 1-N_H
          H_N_P = H_N*(N_H*as.numeric(payoffs[1])+N_L*as.numeric(payoffs[2]))
          H_S_P = H_S*SHH
          L_N_P = L_N*(N_H*as.numeric(payoffs[3])+N_L*as.numeric(payoffs[4]))
          L_S_P = L_S*vLL
          Total_P = H_N_P+L_N_P+H_S_P+L_S_P
          H_N = H_N_P/Total_P
          H_S = H_S_P/Total_P
          L_N = L_N_P/Total_P
          L_S = L_S_P/Total_P
          popstart1 = data.frame(H_N,H_S,L_N,L_S)
          popstart = rbind(popstart, popstart1)
        }
        if (pop_grow == "Unbounded exponential growth"){
          H_N = as.numeric(tail(popstart,1)[1])
          H_S = as.numeric(tail(popstart,1)[2])
          L_N = as.numeric(tail(popstart,1)[3])
          L_S = as.numeric(tail(popstart,1)[4])
          #Fight where each kills beta of other group
          S_D = (H_S+L_S)*beta
          N_D = (H_N+L_N)*beta
          if((H_S+L_S)<=N_D){
            if((H_N+L_N)<=S_D & S_D>N_D){
              #tiebreak goes to N
              SKregion$result[(j-1)*length(startrange)+i] = "S"
              stop = 1
            } else {
              SKregion$result[(j-1)*length(startrange)+i] = "N"
              stop = 1
            }
          }
          if((H_N+L_N)<=S_D){
            SKregion$result[(j-1)*length(startrange)+i] = "S"
            stop = 1
          }
          S_H = if(H_S+L_S>0){
            H_S/(H_S+L_S)} else {0}
          S_L = 1-S_H
          N_H = if(H_N+L_N>0){
            H_N/(H_N+L_N)} else {0}
          N_L = 1-N_H
          H_N = max(H_N-S_D*N_H,0)
          H_S = max(H_S-N_D*S_H,0)
          L_N = max(L_N-S_D*N_L,0)
          L_S = max(L_S-N_D*S_L,0)
          #Reproduce
          S_H = if(H_S+L_S>0){
            H_S/(H_S+L_S)} else {0}
          S_L = 1-S_H
          N_H = if(H_N+L_N>0){
            H_N/(H_N+L_N)} else {0}
          N_L = 1-N_H
          H_N_P = H_N*(N_H*as.numeric(payoffs[1])+N_L*as.numeric(payoffs[2]))
          H_S_P = H_S*SHH
          L_N_P = L_N*(N_H*as.numeric(payoffs[3])+N_L*as.numeric(payoffs[4]))
          L_S_P = L_S*vLL
          H_N = H_N_P
          H_S = H_S_P
          L_N = L_N_P
          L_S = L_S_P
          popstart1 = data.frame(H_N,H_S,L_N,L_S)
          popstart = rbind(popstart, popstart1)
        }
      }
    }
    for(betavar in betarange){
      #BKregion
      i = match(betavar, betarange)
      popstart = pop[start,]
      stop = 0
      while(stop == 0){
        if (pop_grow == "Fixed population"){
          H_N = as.numeric(tail(popstart,1)[1])
          H_S = as.numeric(tail(popstart,1)[2])
          L_N = as.numeric(tail(popstart,1)[3])
          L_S = as.numeric(tail(popstart,1)[4])
          #Fight where each kills beta of other group
          S_D = (H_S+L_S)*betavar
          N_D = (H_N+L_N)*betavar
          if((H_S+L_S)<=N_D){
            if((H_N+L_N)<=S_D & S_D>N_D){
              #tiebreak goes to N
              BKregion$result[(j-1)*length(betarange)+i] = "S"
              stop = 1
            } else {
              BKregion$result[(j-1)*length(betarange)+i] = "N"
              stop = 1
            }
          }
          if((H_N+L_N)<=S_D){
            BKregion$result[(j-1)*length(betarange)+i] = "S"
            stop = 1
          }
          S_H = if(H_S+L_S>0){
            H_S/(H_S+L_S)} else {0}
          S_L = 1-S_H
          N_H = if(H_N+L_N>0){
            H_N/(H_N+L_N)} else {0}
          N_L = 1-N_H
          H_N = max(H_N-S_D*N_H,0)
          H_S = max(H_S-N_D*S_H,0)
          L_N = max(L_N-S_D*N_L,0)
          L_S = max(L_S-N_D*S_L,0)
          #Reproduce
          S_H = if(H_S+L_S>0){
            H_S/(H_S+L_S)} else {0}
          S_L = 1-S_H
          N_H = if(H_N+L_N>0){
            H_N/(H_N+L_N)} else {0}
          N_L = 1-N_H
          H_N_P = H_N*(N_H*as.numeric(payoffs[1])+N_L*as.numeric(payoffs[2]))
          H_S_P = H_S*SHH
          L_N_P = L_N*(N_H*as.numeric(payoffs[3])+N_L*as.numeric(payoffs[4]))
          L_S_P = L_S*vLL
          Total_P = H_N_P+L_N_P+H_S_P+L_S_P
          H_N = H_N_P/Total_P
          H_S = H_S_P/Total_P
          L_N = L_N_P/Total_P
          L_S = L_S_P/Total_P
          popstart1 = data.frame(H_N,H_S,L_N,L_S)
          popstart = rbind(popstart, popstart1)
        }
        if (pop_grow == "Unbounded exponential growth"){
          H_N = as.numeric(tail(popstart,1)[1])
          H_S = as.numeric(tail(popstart,1)[2])
          L_N = as.numeric(tail(popstart,1)[3])
          L_S = as.numeric(tail(popstart,1)[4])
          #Fight where each kills beta of other group
          S_D = (H_S+L_S)*betavar
          N_D = (H_N+L_N)*betavar
          if((H_S+L_S)<=N_D){
            if((H_N+L_N)<=S_D & S_D>N_D){
              #tiebreak goes to N
              BKregion$result[(j-1)*length(betarange)+i] = "S"
              stop = 1
            } else {
              BKregion$result[(j-1)*length(betarange)+i] = "N"
              stop = 1
            }
          }
          if((H_N+L_N)<=S_D){
            BKregion$result[(j-1)*length(betarange)+i] = "S"
            stop = 1
          }
          S_H = if(H_S+L_S>0){
            H_S/(H_S+L_S)} else {0}
          S_L = 1-S_H
          N_H = if(H_N+L_N>0){
            H_N/(H_N+L_N)} else {0}
          N_L = 1-N_H
          H_N = max(H_N-S_D*N_H,0)
          H_S = max(H_S-N_D*S_H,0)
          L_N = max(L_N-S_D*N_L,0)
          L_S = max(L_S-N_D*S_L,0)
          #Reproduce
          S_H = if(H_S+L_S>0){
            H_S/(H_S+L_S)} else {0}
          S_L = 1-S_H
          N_H = if(H_N+L_N>0){
            H_N/(H_N+L_N)} else {0}
          N_L = 1-N_H
          H_N_P = H_N*(N_H*as.numeric(payoffs[1])+N_L*as.numeric(payoffs[2]))
          H_S_P = H_S*SHH
          L_N_P = L_N*(N_H*as.numeric(payoffs[3])+N_L*as.numeric(payoffs[4]))
          L_S_P = L_S*vLL
          H_N = H_N_P
          H_S = H_S_P
          L_N = L_N_P
          L_S = L_S_P
          popstart1 = data.frame(H_N,H_S,L_N,L_S)
          popstart = rbind(popstart, popstart1)
        }
      }
    }
  }
  ##SBregion
  H_N = ratio
  H_S = ratio
  L_N = 1-ratio
  L_S = 1-ratio
  pop = data.frame(H_N,H_S,L_N,L_S)
  SHH = max(vHH - K, 0)
  SHL = max(vHL - K, 0)
  SLH = max(vLH - K, 0)
  SLL = max(vLL - K, 0)
  payoffs = data.frame(vHH,vHL,vLH,vLL,SHH,SHL,SLH,SLL)
  if (time != 1){
    for(i in 1:(time-1)){
      H_N = as.numeric(tail(pop,1)[1])
      H_S = as.numeric(tail(pop,1)[2])
      L_N = as.numeric(tail(pop,1)[3])
      L_S = as.numeric(tail(pop,1)[4])
      S_H = if(H_S+L_S>0){
        H_S/(H_S+L_S)} else {0}
      S_L = 1-S_H
      N_H = if(H_N+L_N>0){
        H_N/(H_N+L_N)} else {0}
      N_L = 1-N_H
      H_N_P = H_N*(N_H*as.numeric(payoffs[1])+N_L*as.numeric(payoffs[2]))
      H_S_P = SHH*H_S
      L_N_P = L_N*(N_H*as.numeric(payoffs[3])+N_L*as.numeric(payoffs[4]))
      L_S_P = vLL*L_S
      if (pop_grow == "Fixed population"){
        Total_N_P = H_N_P+L_N_P
        Total_S_P = H_S_P+L_S_P
        H_N = H_N_P/Total_N_P
        H_S = H_S_P/Total_S_P
        L_N = L_N_P/Total_N_P
        L_S = L_S_P/Total_S_P
      }
      if (pop_grow == "Unbounded exponential growth") {
        H_N = H_N_P
        H_S = H_S_P
        L_N = L_N_P
        L_S = L_S_P
      }
      pop1 = data.frame(H_N,H_S,L_N,L_S)
      pop = rbind(pop, pop1)
    }
  }
  for(startvar in startrange){
    i = match(startvar, startrange)
    for(betavar in betarange){
      j = match(betavar, betarange)
      popstart = pop[startvar,]
      stop = 0
      while(stop == 0){
        if (pop_grow == "Fixed population"){
          H_N = as.numeric(tail(popstart,1)[1])
          H_S = as.numeric(tail(popstart,1)[2])
          L_N = as.numeric(tail(popstart,1)[3])
          L_S = as.numeric(tail(popstart,1)[4])
          #Fight where each kills beta of other group
          S_D = (H_S+L_S)*betavar
          N_D = (H_N+L_N)*betavar
          if((H_S+L_S)<=N_D){
            if((H_N+L_N)<=S_D & S_D>N_D){
              #tiebreak goes to N
              SBregion$result[(j-1)*length(startrange)+i] = "S"
              stop = 1
            } else {
              SBregion$result[(j-1)*length(startrange)+i] = "N"
              stop = 1
            }
          }
          if((H_N+L_N)<=S_D){
            SBregion$result[(j-1)*length(startrange)+i] = "S"
            stop = 1
          }
          S_H = if(H_S+L_S>0){
            H_S/(H_S+L_S)} else {0}
          S_L = 1-S_H
          N_H = if(H_N+L_N>0){
            H_N/(H_N+L_N)} else {0}
          N_L = 1-N_H
          H_N = max(H_N-S_D*N_H,0)
          H_S = max(H_S-N_D*S_H,0)
          L_N = max(L_N-S_D*N_L,0)
          L_S = max(L_S-N_D*S_L,0)
          #Reproduce
          S_H = if(H_S+L_S>0){
            H_S/(H_S+L_S)} else {0}
          S_L = 1-S_H
          N_H = if(H_N+L_N>0){
            H_N/(H_N+L_N)} else {0}
          N_L = 1-N_H
          H_N_P = H_N*(N_H*as.numeric(payoffs[1])+N_L*as.numeric(payoffs[2]))
          H_S_P = H_S*SHH
          L_N_P = L_N*(N_H*as.numeric(payoffs[3])+N_L*as.numeric(payoffs[4]))
          L_S_P = L_S*vLL
          Total_P = H_N_P+L_N_P+H_S_P+L_S_P
          H_N = H_N_P/Total_P
          H_S = H_S_P/Total_P
          L_N = L_N_P/Total_P
          L_S = L_S_P/Total_P
          popstart1 = data.frame(H_N,H_S,L_N,L_S)
          popstart = rbind(popstart, popstart1)
        }
        if (pop_grow == "Unbounded exponential growth"){
          H_N = as.numeric(tail(popstart,1)[1])
          H_S = as.numeric(tail(popstart,1)[2])
          L_N = as.numeric(tail(popstart,1)[3])
          L_S = as.numeric(tail(popstart,1)[4])
          #Fight where each kills beta of other group
          S_D = (H_S+L_S)*betavar
          N_D = (H_N+L_N)*betavar
          if((H_S+L_S)<=N_D){
            if((H_N+L_N)<=S_D & S_D>N_D){
              #tiebreak goes to N
              SBregion$result[(j-1)*length(startrange)+i] = "S"
              stop = 1
            } else {
              SBregion$result[(j-1)*length(startrange)+i] = "N"
              stop = 1
            }
          }
          if((H_N+L_N)<=S_D){
            SBregion$result[(j-1)*length(startrange)+i] = "S"
            stop = 1
          }
          S_H = if(H_S+L_S>0){
            H_S/(H_S+L_S)} else {0}
          S_L = 1-S_H
          N_H = if(H_N+L_N>0){
            H_N/(H_N+L_N)} else {0}
          N_L = 1-N_H
          H_N = max(H_N-S_D*N_H,0)
          H_S = max(H_S-N_D*S_H,0)
          L_N = max(L_N-S_D*N_L,0)
          L_S = max(L_S-N_D*S_L,0)
          #Reproduce
          S_H = if(H_S+L_S>0){
            H_S/(H_S+L_S)} else {0}
          S_L = 1-S_H
          N_H = if(H_N+L_N>0){
            H_N/(H_N+L_N)} else {0}
          N_L = 1-N_H
          H_N_P = H_N*(N_H*as.numeric(payoffs[1])+N_L*as.numeric(payoffs[2]))
          H_S_P = H_S*SHH
          L_N_P = L_N*(N_H*as.numeric(payoffs[3])+N_L*as.numeric(payoffs[4]))
          L_S_P = L_S*vLL
          H_N = H_N_P
          H_S = H_S_P
          L_N = L_N_P
          L_S = L_S_P
          popstart1 = data.frame(H_N,H_S,L_N,L_S)
          popstart = rbind(popstart, popstart1)
        }
      }
    }
  }
  list(SKregion, BKregion, SBregion)
}

test = regions(ratio,vHH,vHL,vLH,vLL,K,time,pop_grow,beta,start)

ggplot(data = test[[1]], aes(x = start, y = K, fill = result)) +
  geom_tile(color = "black") +
  scale_fill_manual(values = c("N"=4, "S"=6)) +
  geom_vline(xintercept = start, color = "white") +
  geom_hline(yintercept = K, color = "white")

ggplot(data = test[[2]], aes(x = beta, y = K, fill = result)) +
  geom_tile(color = "black") +
  scale_fill_manual(values = c("N"=4, "S"=6)) +
  geom_vline(xintercept = beta, color = "white") +
  geom_hline(yintercept = K, color = "white")

ggplot(data = test[[3]], aes(x = start, y = beta, fill = result)) +
  geom_tile(color = "black") +
  scale_fill_manual(values = c("N"=4, "S"=6)) +
  geom_vline(xintercept = start, color = "white") +
  geom_hline(yintercept = beta, color = "white") 
  
